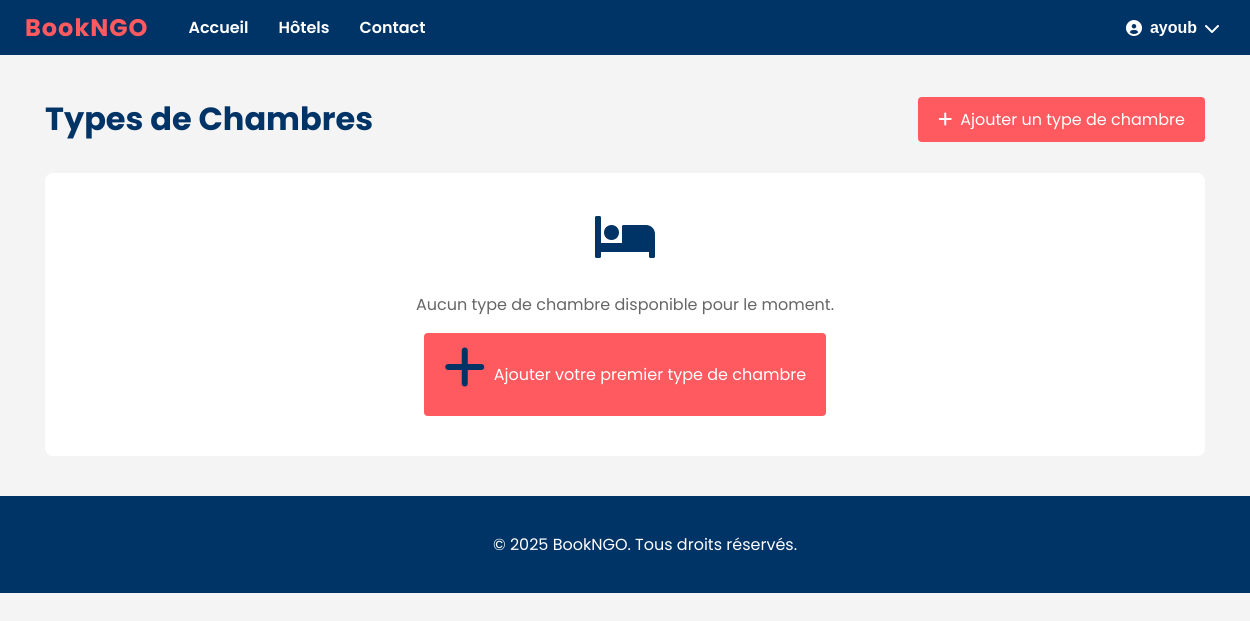
Page /api/hotels/room-types/ (signed in) on the earlier database version.
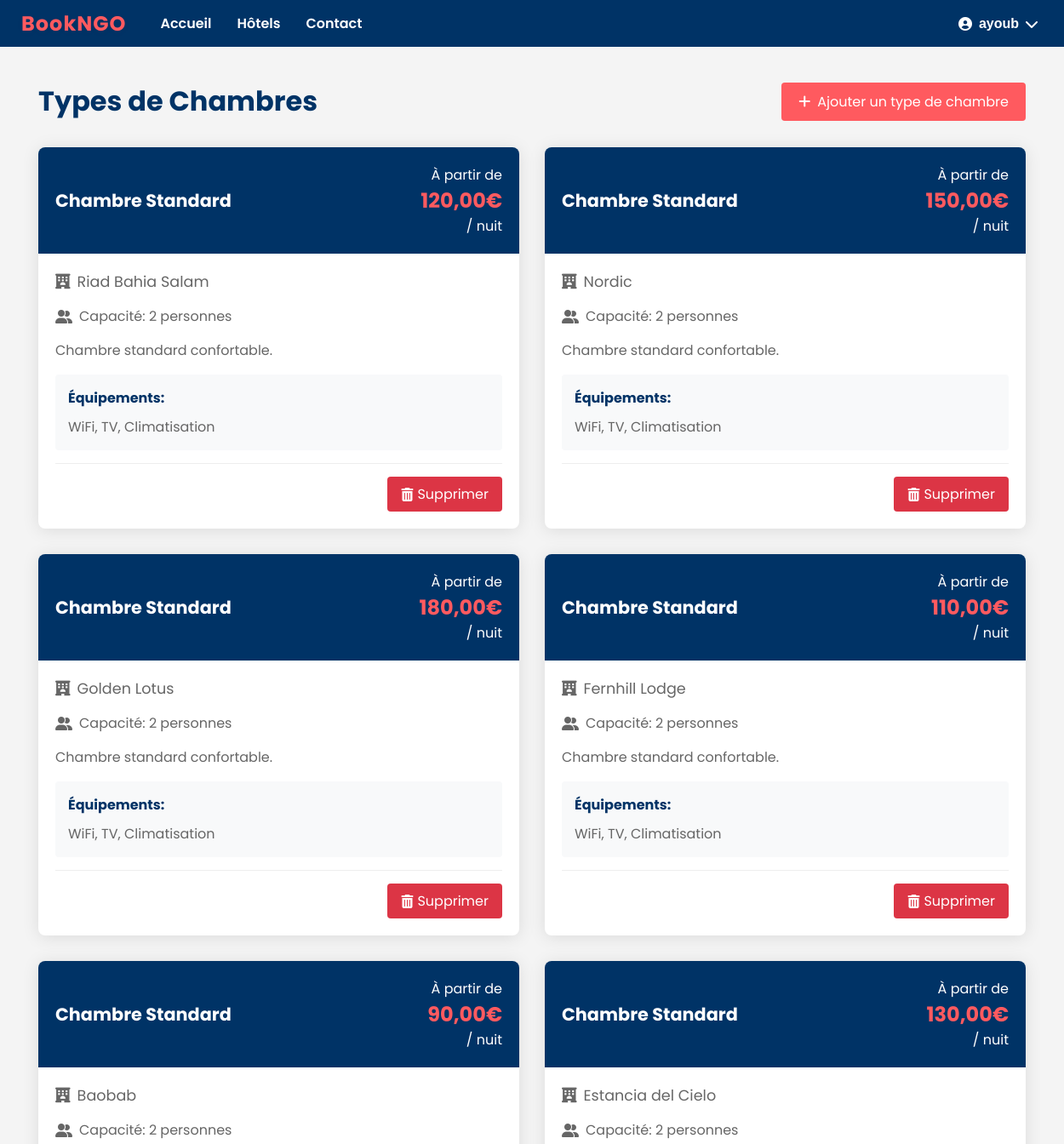
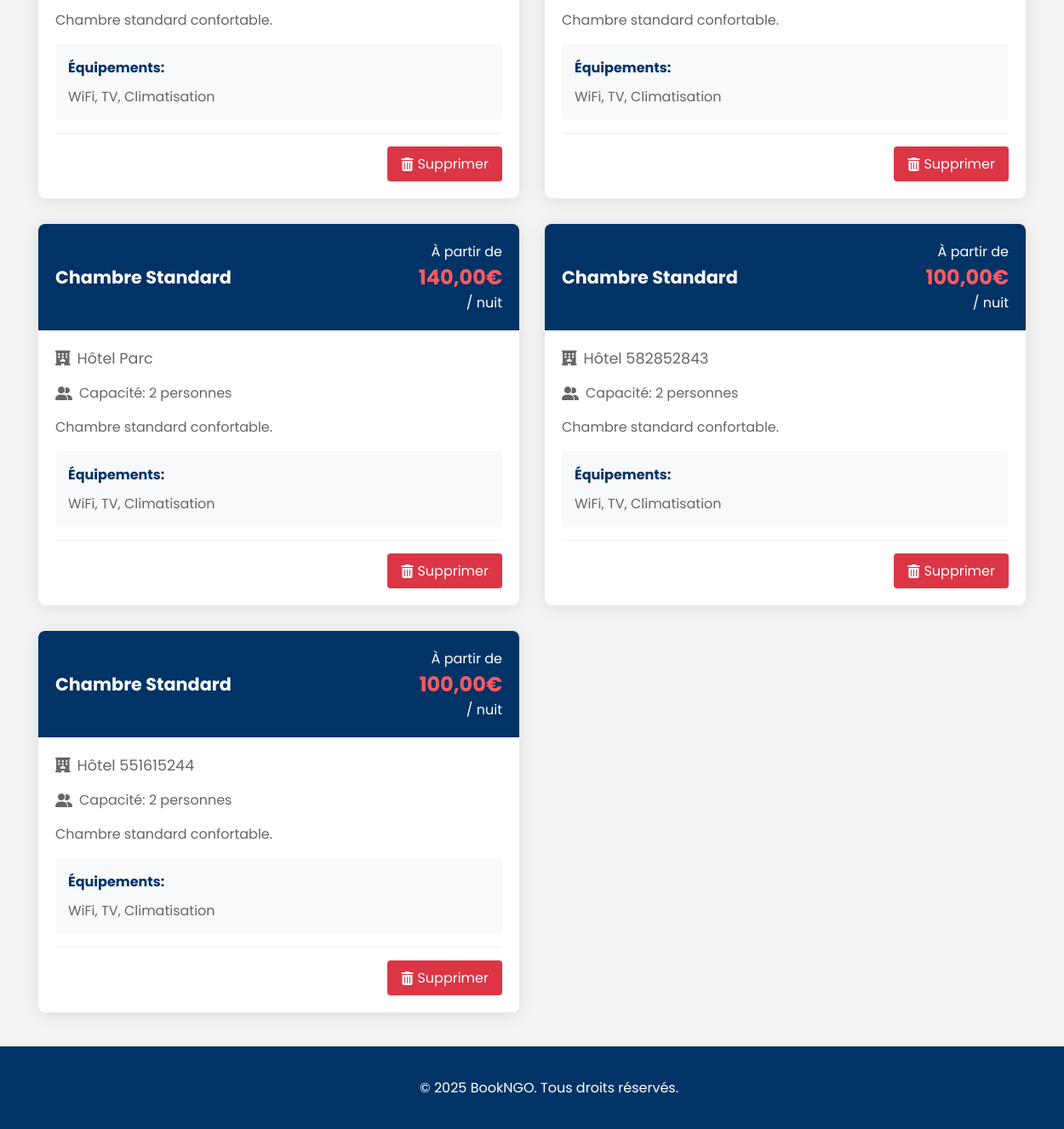
Same page on the later database version (2 pictures, top to bottom).
### hotel_app/models.py (models this page shows, shortened)
class RoomType(models.Model):
    STANDARD = 'standard'
    DELUXE = 'deluxe'
    PRESIDENTIELLE = 'presidentielle'
    TYPE_CHOICES = (
        (STANDARD, 'Chambre Standard'),
        (DELUXE, 'Chambre Deluxe'),
        (PRESIDENTIELLE, 'Suite Présidentielle'),
    )
    hotel = models.ForeignKey(Hotel, on_delete=models.CASCADE, related_name='room_types')
    name = models.CharField(max_length=50, choices=TYPE_CHOICES)
    description = models.TextField()
    base_price = models.DecimalField(max_digits=10, decimal_places=2)
    capacity = models.PositiveIntegerField()
    amenities = models.TextField(blank=True)

class Hotel(models.Model):
    owner = models.ForeignKey(User, on_delete=models.CASCADE, related_name='hotels')
    name = models.CharField(max_length=255)
    description = models.TextField()
    address = models.TextField()
    city = models.CharField(max_length=100)
    country = models.CharField(max_length=100)
    email = models.EmailField()
    phone = models.CharField(max_length=20)
    image = models.ImageField(upload_to='hotels/', null=True, blank=True)
    base_price = models.DecimalField(max_digits=10, decimal_places=2, default=0)

### hotel_app/views.py (the view)
# urls.py: path('room-types/', room_type_list, name='room-type-list'),
@login_required
def room_type_list(request):
    room_types = RoomType.objects.filter(hotel__owner=request.user)
    return render(request, 'hotel_app/room_type_list.html', {'room_types': room_types})

### templates/hotel_app/room_type_list.html (shortened to what this page needs)
{% extends "base.html" %}
{% block content %}
<div class="room-types-container">
    <div class="section-header">
        <h1>Types de Chambres</h1>
        <a href="{% url 'room-type-create' %}" class="add-type-btn">
            <i class="fas fa-plus"></i> Ajouter un type de chambre
        </a>
    </div>
    <div class="room-type-grid">
        {% for room_type in room_types %}
        <div class="room-type-card">
            <div class="room-type-header">
                <h3>{{ room_type.get_name_display }}</h3>
                <div class="price-tag">
                    <span>À partir de</span>
                    <strong>{{ room_type.base_price }}€</strong>
                    <span>/ nuit</span>
                </div>
            </div>
            <div class="room-type-content">
                <p class="hotel-name">
                    <i class="fas fa-hotel"></i>
                    {{ room_type.hotel.name }}
                </p>
                <div class="room-type-details">
                    <p class="capacity">
                        <i class="fas fa-user-friends"></i>
                        Capacité: {{ room_type.capacity }} personne{% if room_type.capacity > 1 %}s{% endif %}
                    </p>
                    <div class="description">
                        <p>{{ room_type.description }}</p>
                    </div>
                    {% if room_type.amenities %}
                    <div class="amenities">
                        <h4>Équipements:</h4>
                        <p>{{ room_type.amenities }}</p>
                    </div>
                    {% endif %}
                </div>
                {% if user.is_authenticated and user.is_superuser or user == room_type.hotel.owner %}
                <div class="actions">
                    <a href="{% url 'room-type-delete' room_type.pk %}" class="delete-btn">
                        <i class="fas fa-trash-alt"></i> Supprimer
                    </a>
                </div>
                {% endif %}
            </div>
        </div>
        {% empty %}
        <div class="no-room-types">
            <i class="fas fa-bed"></i>
            <p>Aucun type de chambre disponible pour le moment.</p>
            <a href="{% url 'room-type-create' %}" class="add-type-btn">
                <i class="fas fa-plus"></i> Ajouter votre premier type de chambre
            </a>
        </div>
        {% endfor %}
    </div>
</div>
{% endblock %}

Differences in the rows shown:
added RoomType: name "Chambre Standard", base_price "120,00", hotel.name "Riad Bahia Salam", capacity "2", description "Chambre standard confortable.", amenities "WiFi, TV, Climatisation"
added RoomType: name "Chambre Standard", base_price "150,00", hotel.name "Nordic", capacity "2", description "Chambre standard confortable.", amenities "WiFi, TV, Climatisation"
added RoomType: name "Chambre Standard", base_price "180,00", hotel.name "Golden Lotus", capacity "2", description "Chambre standard confortable.", amenities "WiFi, TV, Climatisation"
added RoomType: name "Chambre Standard", base_price "110,00", hotel.name "Fernhill Lodge", capacity "2", description "Chambre standard confortable.", amenities "WiFi, TV, Climatisation"
added RoomType: name "Chambre Standard", base_price "90,00", hotel.name "Baobab", capacity "2", description "Chambre standard confortable.", amenities "WiFi, TV, Climatisation"
added RoomType: name "Chambre Standard", base_price "130,00", hotel.name "Estancia del Cielo", capacity "2", description "Chambre standard confortable.", amenities "WiFi, TV, Climatisation"
added RoomType: name "Chambre Standard", base_price "140,00", hotel.name "Hôtel Parc", capacity "2", description "Chambre standard confortable.", amenities "WiFi, TV, Climatisation"
added RoomType: name "Chambre Standard", base_price "100,00", hotel.name "Hôtel 582852843", capacity "2", description "Chambre standard confortable.", amenities "WiFi, TV, Climatisation"
added RoomType: name "Chambre Standard", base_price "100,00", hotel.name "Hôtel 551615244", capacity "2", description "Chambre standard confortable.", amenities "WiFi, TV, Climatisation"
Other differences:
text no longer shown: "Aucun type de chambre disponible pour le moment. Ajouter votre premier type de chambre"
